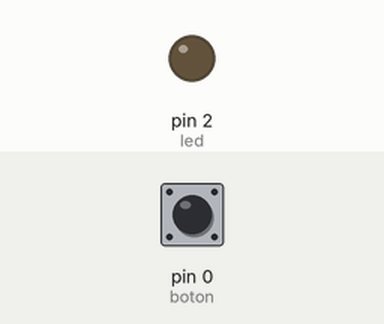
Bench run of a program on a simulated MicroPython board. Shown: output pins drawn as LEDs (lit = HIGH). The inputs (shaded band) are chosen by the test bench; at power-on: pin 0 (boton) HIGH.

Above: at 1.2 s.
1.3 s: pin 0 (boton) pulled LOW for 0.15 s
At 1.4 s:
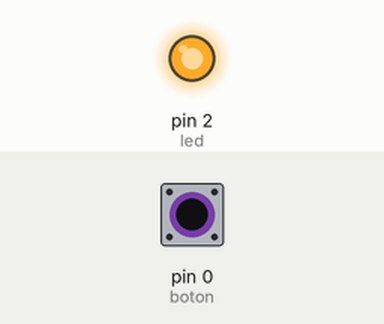
3.0 s: pin 0 (boton) pulled LOW for 3.2 s
At 6.8 s:
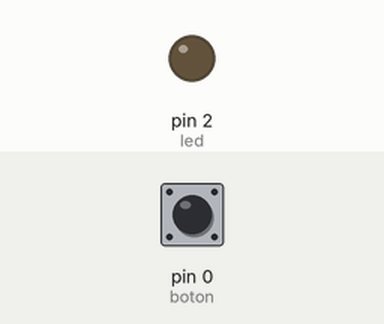
Timing chart, 0 to 8.3 s (numbered marks = the images above; inputs shaded):
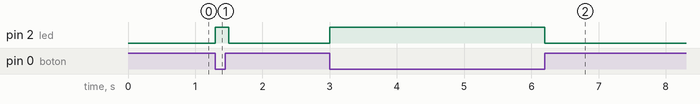

The program:

ejemplo07.py
```python
from machine import Pin
from time import sleep

# Configurar el pin GPIO 2 como salida (LED incorporado)
led = Pin(2, Pin.OUT)

# Configurar el pin GPIO 0 como entrada (Botón BOOT)
boton = Pin(0, Pin.IN, Pin.PULL_UP)

while True:
    if boton.value() == 0:  # Si el botón está presionado
        led.value(1)  # Encender el LED
    else:
        led.value(0)  # Apagar el LED

    sleep(0.1)  # Esperar un poco antes de verificar nuevamente
```

Measured:
- after the input at 1.3 s, pin 2 (led): LOW → HIGH at once, → LOW 0.20 s later
- after the input at 3.0 s, pin 2 (led): LOW → HIGH at once, → LOW 3.2 s later
